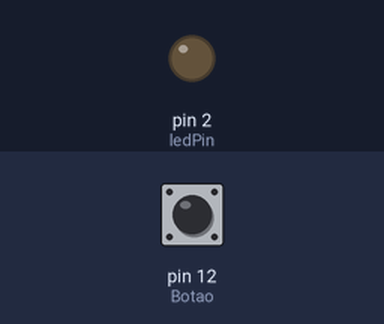
A sketch run on a simulated Arduino Uno, built with avr-gcc and run on an emulated ATmega328P. Shown: output pins drawn as LEDs (lit = HIGH). The inputs (shaded band) are chosen by the test bench; at power-on: pin 12 (Botao) HIGH.

Above: at 1.2 s.
1.3 s: pin 12 (Botao) pulled LOW for 0.15 s
At 1.37 s:
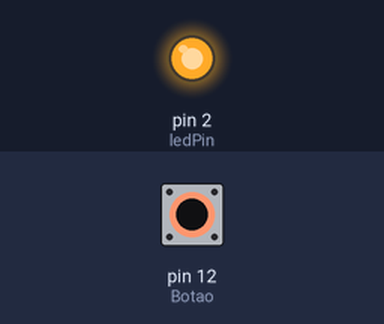
2.9 s: pin 12 (Botao) pulled LOW for 3.2 s
At 7.0 s:
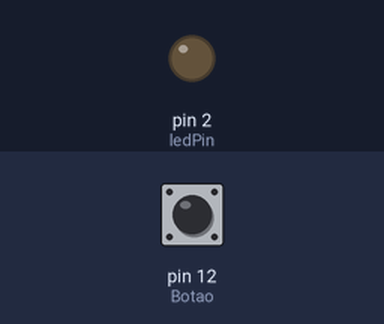
Timing chart, 0 to 8.5 s (numbered marks = the images above; inputs shaded):
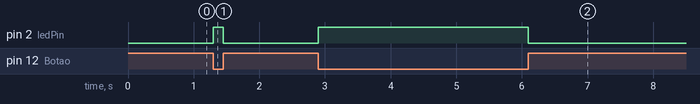

Measured:
- after the input at 1.3 s, pin 2 (ledPin): LOW → HIGH at once, → LOW 0.15 s later
- after the input at 2.9 s, pin 2 (ledPin): LOW → HIGH at once, → LOW 3.2 s later

The sketch:

codigo.ino
```cpp
const int ledPin = 2; //led no pino 2
const int Botao = 12; //botao no pino 12
int estadoBotao=0; //Variavel para ler o status do pushbutton

void setup(){
    pinMode(ledPin, OUTPUT); //Pino do led será saída
    pinMode(Botao, INPUT); //Pino com botão será entrada
}

void loop(){
    estadoBotao = digitalRead(Botao);
    if (estadoBotao == LOW){
      digitalWrite(ledPin, HIGH);
    }
    else{
      (estadoBotao == HIGH);
      digitalWrite(ledPin, LOW);
      }


}
```
